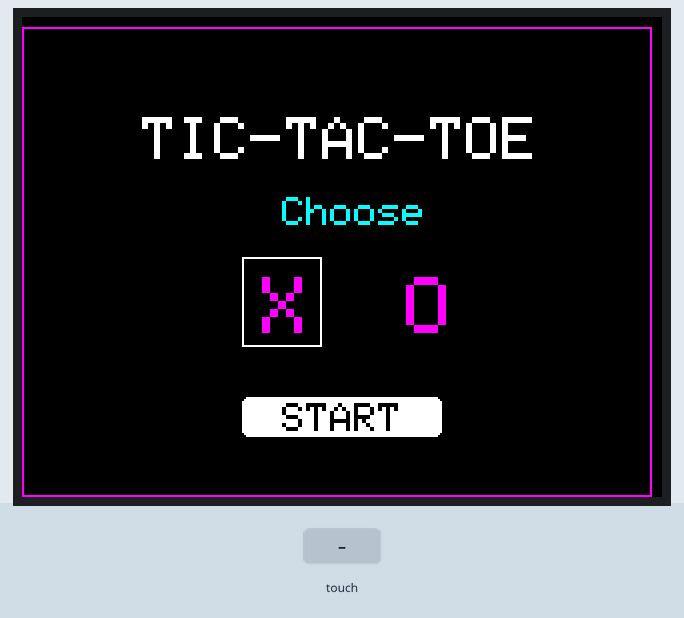
A sketch run on a simulated Arduino Uno, built with avr-gcc and run on an emulated ATmega328P. On the bench: 320×240 colour display. The inputs (shaded band) are chosen by the test bench. What the sketch prints to the serial monitor is not drawn.

Above: at 1.0 s.
1.1 s: touch panel pressed at 87 % / 50 % of its raw x / y range
At 2.5 s:
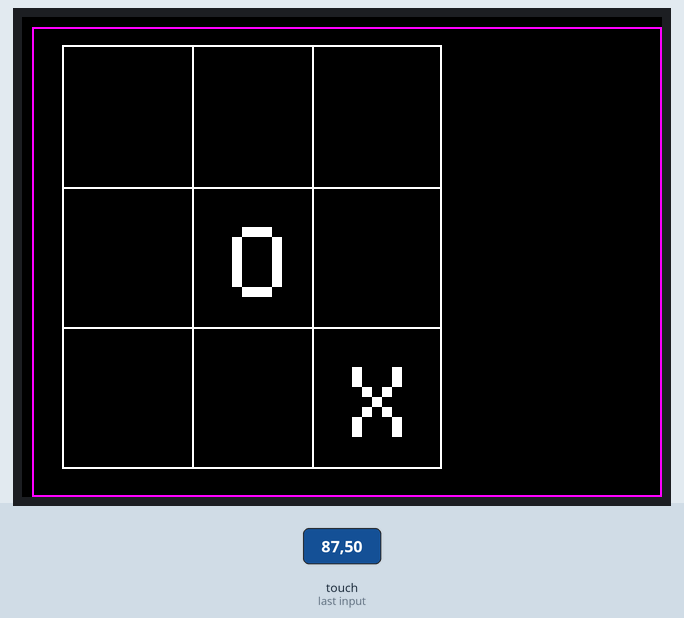
2.8 s: touch panel pressed at 62 % / 50 % of its raw x / y range
At 3.7 s:
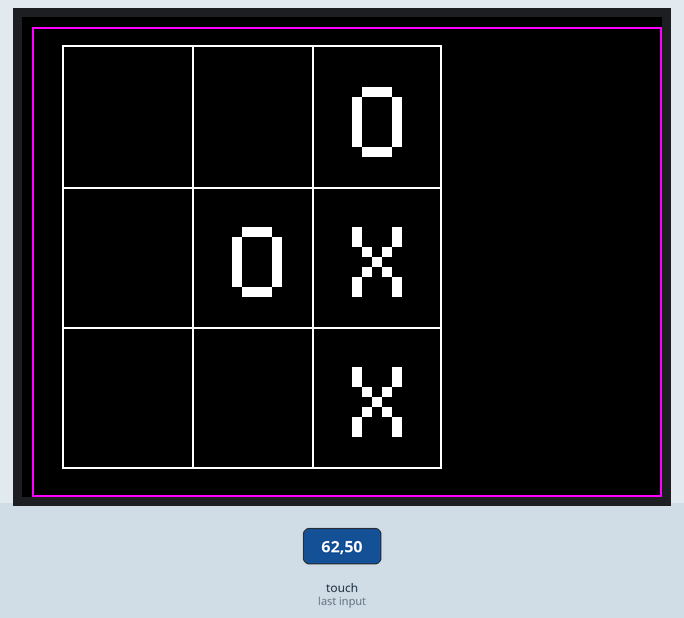
4.3 s: touch panel pressed at 87 % / 70 % of its raw x / y range
At 4.8 s:
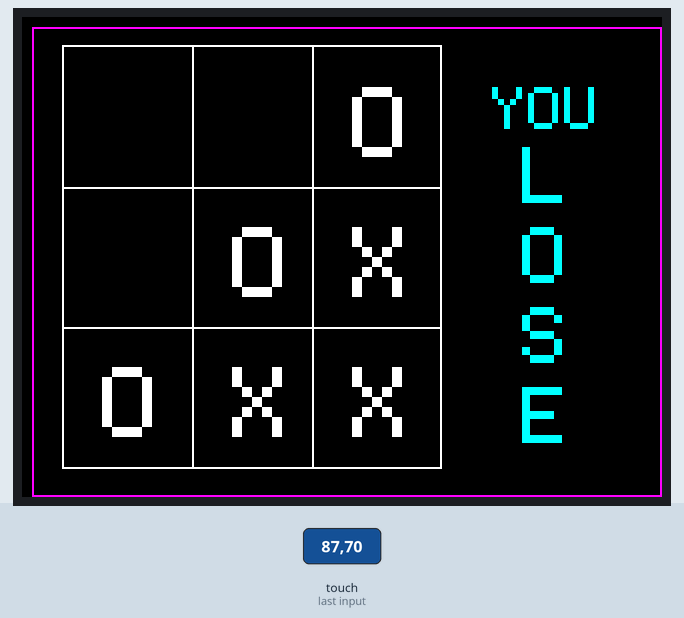
Timing chart, 0 to 7.3 s (numbered marks = the images above; inputs shaded):
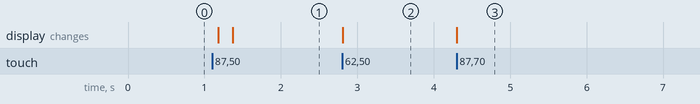

The sketch:

tic.ino
```cpp
#include <Adafruit_GFX.h>
#include <Adafruit_TFTLCD.h>
#include <TouchScreen.h>

#if defined(__SAM3X8E__)
    #undef __FlashStringHelper::F(string_literal)
    #define F(string_literal) string_literal
#endif


#define YP A3
#define XM A2
#define YM 9
#define XP 8
#define TS_MINX 150
#define TS_MINY 120
#define TS_MAXX 920
#define TS_MAXY 940

#define LCD_CS A3
#define LCD_CD A2
#define LCD_WR A1
#define LCD_RD A0
#define LCD_RESET A4
#define	BLACK   0x0000
#define	BLUE    0x001F
#define	RED     0xF800
#define	GREEN   0x07E0
#define CYAN    0x07FF
#define MAGENTA 0xF81F
#define YELLOW  0xFFE0
#define WHITE   0xFFFF
#define PURPLE  0xA01F
#define SIZE 3
#define max(a, b) ((a) > (b) ? (a) : (b))
#define min(a, b) ((a) < (b) ? (a) : (b))

int count = 0;

TouchScreen ts = TouchScreen(XP, YP, XM, YM, 300);
Adafruit_TFTLCD tft(LCD_CS, LCD_CD, LCD_WR, LCD_RD, LCD_RESET);
char player = 'X';
char comp = 'O';
char board[SIZE][SIZE] = {{' ', ' ', ' '},
                          {' ', ' ', ' '},
                          {' ', ' ', ' '}};

void setup()
{
  Serial.begin(9600);
  Serial.println(F("Tic tac toe !"));
  tft.reset();
  uint16_t identifier = tft.readID();
  tft.begin(identifier);
  for(int i = 0; i < SIZE; i++)
  {
    for(int j = 0; j < SIZE; j++)
    {
      board[i][j] = ' ';
    }
  }
  loadingScreen();
  displayBoard();
  ticTacToe();
}

void loadingScreen()
{
  tft.fillScreen(BLACK);
  tft.drawRect(5,5,235,315,MAGENTA);
  tft.setTextSize(3);
  tft.setTextColor(WHITE);
  tft.setCursor(60,50);
  tft.setRotation(3);
  tft.print("TIC-TAC-TOE");
  tft.setCursor(130,90);
  tft.setTextSize(2);
  tft.setTextColor(CYAN);
  tft.println("Choose");
  tft.fillRoundRect(110, 190,100, 20,3, WHITE);
  tft.setTextColor(BLACK);
  tft.setTextSize(2);
  tft.setCursor(130,193);
  tft.print("START");
  tft.setCursor(120,130);
  tft.setTextSize(4);
  tft.setTextColor(MAGENTA);
  tft.print("X  O");
  tft.drawRect(110,120,40,45,WHITE);
  //ft.drawRect(183,120,40,45,WHITE);
  while(true)
  {
    TSPoint p = ts.getPoint();
    pinMode(XM, OUTPUT);
    pinMode(YP, OUTPUT);
    p.x = map(p.x, TS_MINX, TS_MAXX, tft.width(), 0);
    p.y = map(p.y, TS_MINY, TS_MAXY, tft.height(), 0);
    if (p.z <= ts.pressureThreshhold)
    {
      continue;
    }
    if (p.x > 40 && p.x < 60 && p.y > 90 && p.y < 155)
    {
      break;
    }
    if(p.x > 100 && p.x < 150 && p.y > 90 && p.y < 110)
    {
      tft.drawRect(110,120,40,45,WHITE);
      tft.drawRect(183,120,40,45,BLACK);
      player = 'X';
      comp = 'O';
    }
    if(p.x > 110 && p.x < 155 && p.y > 145 && p.y < 165)
    {
      tft.drawRect(183,120,40,45,WHITE);
      tft.drawRect(110,120,40,45,BLACK);
      player = 'O';
      comp = 'X';
    }
  } // End of while loop
} // End of loadingScreen

void displayBoard()
{
  tft.fillScreen(BLACK);
  tft.drawRect(5, 5, 315, 235, MAGENTA);
  tft.drawRect(20, 14, 190, 212, WHITE);
  tft.drawFastVLine(85, 15, 210, WHITE);
  tft.drawFastVLine(145,15, 210, WHITE);
  tft.drawFastHLine(20, 85, 190, WHITE);
  tft.drawFastHLine(20, 155, 190, WHITE);

  tft.setTextColor(WHITE);
  tft.setTextSize(5);
}

void draw()
{
  tft.setTextSize(5);
  tft.setTextColor(CYAN);
  tft.setCursor(250,30);
  tft.print("D");
  tft.setCursor(250,80);
  tft.print("R");
  tft.setCursor(250,130);
  tft.print("A");
  tft.setCursor(250,180);
  tft.print("W");
}

void youwin()
{
  tft.setTextSize(3);
  tft.setTextColor(CYAN);
  tft.setCursor(235,40);
  tft.print("YOU");
  tft.setTextSize(5);
  tft.setCursor(250,80);
  tft.print("W");
  tft.setCursor(250,130);
  tft.print("I");
  tft.setCursor(250,180);
  tft.print("N");
}

void youlose()
{
  tft.setTextSize(3);
  tft.setTextColor(CYAN);
  tft.setCursor(235,35);
  tft.print("YOU");
  tft.setTextSize(4);
  tft.setCursor(250,65);
  tft.print("L");
  tft.setCursor(250,105);
  tft.print("O");
  tft.setCursor(250,145);
  tft.print("S");
  tft.setCursor(250,185);
  tft.print("E");
}

void printXorO(int r, int c, char ch)
{
  int x = 0;
  int y = 0;
  if (r == 0)
  {
    y = 35;
  }
  else if (r == 1)
  {
    y = 105;
  }
  else
  {
    y = 175;
  }

  if (c == 0)
  {
    x = 40;
  }
  else if (c == 1)
  {
    x = 105;
  }
  else
  {
    x = 165;
  }
  tft.setCursor(x,y);
  tft.print(ch);
}

int isWinner(char player)
{
    int i = 0;

    // Check rows and columns
    for (; i < SIZE; i++)
    {
        if ((board[i][0] == player && board[i][1] == player && board[i][2] == player) ||
            (board[0][i] == player && board[1][i] == player && board[2][i] == player))
        {
            return 1; // Player wins
        }
    }

    // Check diagonals
    if ((board[0][0] == player && board[1][1] == player && board[2][2] == player) ||
        (board[0][2] == player && board[1][1] == player && board[2][0] == player))
    {
        return 1; // Player wins
    }

    return 0; // No winner yet
}
int isBoardFull()
{
    int i = 0, j = 0;
    for (; i < SIZE; i++)
    {
        for (j = 0; j < SIZE; j++)
        {
            if (board[i][j] == ' ')
            {
                return 0; // Board is not full
            }
        }
    }
    return 1; // Board is full
}


// Function to evaluate the score of the current board
int evaluate()
{
    if (isWinner(comp))
    {
        return 10; // Computer wins
    }
    else if (isWinner(player))
    {
        return -10; // Player wins
    }
    else
    {
        return 0; // It's a draw
    }
}

// Function to find the best move using the Min-Max algorithm
void findBestMove()
{
    int bestVal = -1000;
    int bestMoveRow = -1;
    int bestMoveCol = -1;
    int i = 0, j = 0, moveVal = 0;

    // Traverse all cells
    for (; i < SIZE; i++)
    {
        for (j = 0; j < SIZE; j++)
        {
            // Check if cell is empty
            if (board[i][j] == ' ')
            {
                // Make the move
                board[i][j] = comp;


				        if (evaluate() > 0)
				        {
							printXorO(i,j,comp);
					        return;
				        }

                // Compute the evaluation function for this move
                moveVal = minimax(0);

                // Undo the move
                board[i][j] = ' ';

                // Update the best move if needed
                if (moveVal > bestVal)
                {
                    bestMoveRow = i;
                    bestMoveCol = j;
                    bestVal = moveVal;
                }
            }
        }
    }
    printXorO(bestMoveRow,bestMoveCol,comp);
    board[bestMoveRow][bestMoveCol] = comp;
}

// Min-Max function to find the best move
int minimax(int isMax)
{
    int score = evaluate();
    int minimaxScore = 0;
    int i = 0, j = 0, best;

    count++;
    // If the game is over, return the score
    if (score != 0)
    {
        return score;
    }

    // If the board is full, it's a draw
    if (isBoardFull())
    {
        return 0;
    }

    // If it's the computer's turn
    if (isMax)
    {
        best = -1000;

        // Traverse all cells
        for (i = 0; i < SIZE; i++)
        {
            for (j = 0; j < SIZE; j++)
            {
                // Check if cell is empty
                if (board[i][j] == ' ')
                {
                    // Make the move
                    board[i][j] = comp;

                    minimaxScore = minimax(!isMax);

                    // Recur and get the maximum score
                    best = max(best, minimaxScore);

                    // Undo the move
                    board[i][j] = ' ';

                    if (minimaxScore > 0)
                        return best;
                }
            }
        }
        return best;
    }
    // If it's the player's turn
    else
    {
        best = 1000;

        // Traverse all cells
        for (i = 0; i < SIZE; i++)
        {
            for (j = 0; j < SIZE; j++)
            {
                // Check if cell is empty
                if (board[i][j] == ' ')
                {
                    // Make the move
                    board[i][j] = player;

                    minimaxScore = minimax(!isMax);

                    // Recur and get the minimum score
                    best = min(best, minimaxScore);

                    // Undo the move
                    board[i][j] = ' ';

                    if (minimaxScore < 0)
                        return best;
                }
            }
        }
        return best;
    }
}
void ticTacToe()
{
  int pmr = -1;	//player move row
  int pmc = -1;	//player move column

  while(true)
  {
    TSPoint p = ts.getPoint();
    pinMode(XM, OUTPUT);
    pinMode(YP, OUTPUT);
    p.x = map(p.x, TS_MINX, TS_MAXX, tft.width(), 0);
    p.y = map(p.y, TS_MINY, TS_MAXY, tft.height(), 0);

    if (p.z <= ts.pressureThreshhold)
    {
      continue;
    }

    if (p.x > 30 && p.x < 95 && p.y > 25 && p.y < 60)
    {
      pmr = 2;
      pmc = 0;
    }
    else if (p.x > 120 && p.x < 200 && p.y > 25 && p.y < 60)
    {
      pmr = 1;
      pmc = 0;
    }
    else if (p.x > 220 && p.x < 290 && p.y > 25 && p.y < 60)
    {
      pmr = 0;
      pmc = 0;
    }
    else if (p.x > 30 && p.x < 95 && p.y > 70 && p.y < 100)
    {
      pmr = 2;
      pmc = 1;
    }
    else if (p.x > 120 && p.x < 200 && p.y > 70 && p.y < 100)
    {
      pmr = 1;
      pmc = 1;
    }
    else if (p.x > 220 && p.x < 290 && p.y > 70 && p.y < 100)
    {
      pmr = 0;
      pmc = 1;
    }
    else if (p.x > 30 && p.x < 95 && p.y > 110 && p.y < 150)
    {
      pmr = 2;
      pmc = 2;
    }
    else if (p.x > 120 && p.x < 200 && p.y > 110 && p.y < 150)
    {
      pmr = 1;
      pmc = 2;
    }
    else if (p.x > 220 && p.x < 290 && p.y > 110 && p.y < 150)
    {
      pmr = 0;
      pmc = 2;
    }
    else
    {
      pmr = -1;
      pmc = -1;
      continue;
    }
    if (board[pmr][pmc] == ' ')
    {
      board[pmr][pmc] = player;
      printXorO(pmr,pmc,player);
    }
    else
    {
      continue;
    }
    if (isWinner(player))
    {
      youwin();  //player win
      break;
    }
    if (isBoardFull())
    {
      draw();    //draw
      break;
    }
    findBestMove();
    if (isWinner(comp))
    {
      youlose();    //comp win
      break;
    }
    if (isBoardFull())
    {
      draw();    //draw
      break;
    }
  } // End of while loop
} // End of ticTacToe function

void loop()
{

}
```

Measured:
- after the input at 1.1 s, the display: first changes after 0.08 s (image 1 shows a later state)
- after the input at 2.8 s, the display: changes at once (image 2)
- after the input at 4.3 s, the display: changes at once (image 3)
